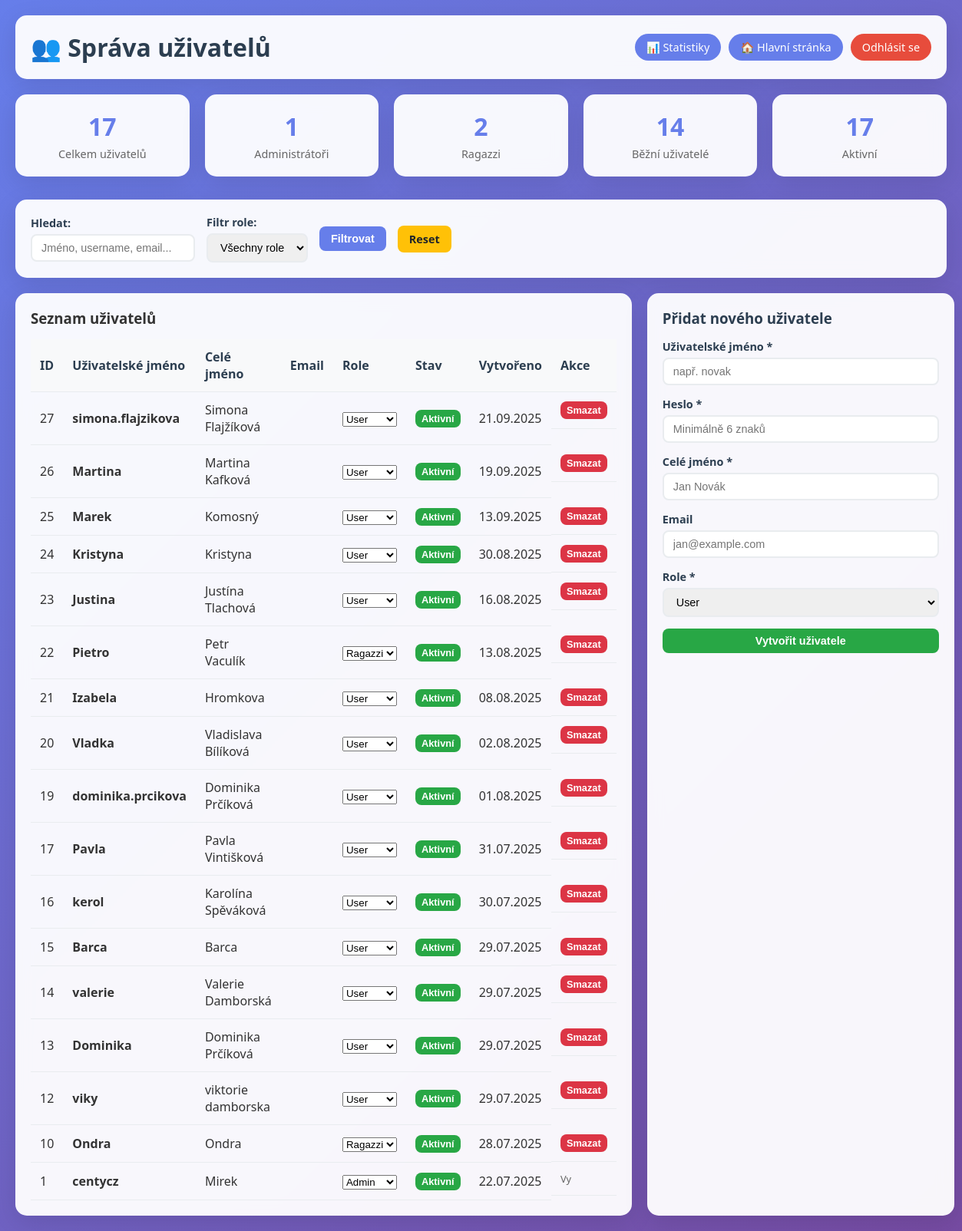
The page /admin/users_management.php (signed in) on the database its author committed.
### tables this page shows
CREATE TABLE `order_users` (
  `id` int(11) NOT NULL,
  `username` varchar(50) NOT NULL,
  `password_hash` varchar(255) NOT NULL,
  `full_name` varchar(100) DEFAULT NULL,
  `is_admin` tinyint(1) DEFAULT 0,
  `created_at` timestamp NULL DEFAULT current_timestamp(),
  `user_role` enum('admin','ragazzi','user') DEFAULT 'user',
  `is_active` tinyint(1) DEFAULT 1,
  `email` varchar(255) DEFAULT NULL
);

### admin/users_management.php (the view, shortened to what this page needs)
<?php
try {
    $pdo = new PDO('mysql:host=127.0.0.1;dbname=pizza_orders;charset=utf8mb4', 'pizza_user', 'pizza');
    $pdo->setAttribute(PDO::ATTR_ERRMODE, PDO::ERRMODE_EXCEPTION);
    $pdo->setAttribute(PDO::ATTR_DEFAULT_FETCH_MODE, PDO::FETCH_ASSOC);
} catch(PDOException $e) {
    die("Databáze není dostupná: " . $e->getMessage());
}
$search = $_GET['search'] ?? '';
$where_conditions = [];
$params = [];
$where_sql = $where_conditions ? 'WHERE ' . implode(' AND ', $where_conditions) : '';
try {
    $columns = $pdo->query("SHOW COLUMNS FROM order_users")->fetchAll(PDO::FETCH_COLUMN);
    $has_is_active = in_array('is_active', $columns);
    $has_email = in_array('email', $columns);
    $has_created_at = in_array('created_at', $columns);
    $has_user_role = in_array('user_role', $columns);
    $select_columns = "id, username, full_name";
    if ($has_email) $select_columns .= ", email";
    if ($has_user_role) $select_columns .= ", user_role";
    else $select_columns .= ", CASE WHEN is_admin = 1 THEN 'admin' ELSE 'user' END as user_role";
    if ($has_is_active) $select_columns .= ", is_active";
    else $select_columns .= ", 1 as is_active";
    if ($has_created_at) $select_columns .= ", created_at";
    else $select_columns .= ", NOW() as created_at";
    $select_columns .= ", is_admin";
    $stmt = $pdo->prepare("SELECT $select_columns FROM order_users $where_sql ORDER BY " .
                         ($has_created_at ? "created_at" : "username") . " DESC");
    $stmt->execute($params);
    $users = $stmt->fetchAll();
} catch (PDOException $e) {
    $error = 'Chyba při načítání uživatelů: ' . $e->getMessage();
    $users = [];
}
?>
<!DOCTYPE html>
<html lang="cs">
<head>
</head>
<body>
    <div class="container">
        <div class="header">
            <h1>👥 Správa uživatelů</h1>
            <div class="nav-links">
                <a href="../protected_statistics.php">📊 Statistiky</a>
                <a href="../index.php">🏠 Hlavní stránka</a>
                <a href="../auth_check.php?logout=1" class="danger">Odhlásit se</a>
            </div>
        </div>
        <div class="stats-cards">
            <?php
            try {
                $columns = $pdo->query("SHOW COLUMNS FROM order_users")->fetchAll(PDO::FETCH_COLUMN);
                $has_user_role = in_array('user_role', $columns);
                $has_is_active = in_array('is_active', $columns);
                if ($has_user_role && $has_is_active) {
                    $stmt = $pdo->query("SELECT
                        COUNT(*) as total,
                        SUM(CASE WHEN user_role = 'admin' THEN 1 ELSE 0 END) as admins,
                        SUM(CASE WHEN user_role = 'ragazzi' THEN 1 ELSE 0 END) as ragazzi,
                        SUM(CASE WHEN user_role = 'user' THEN 1 ELSE 0 END) as users,
                        SUM(CASE WHEN is_active = 1 THEN 1 ELSE 0 END) as active
                    FROM order_users");
                }
                $stats = $stmt->fetch();
            } catch (PDOException $e) {
                $stats = ['total' => 0, 'admins' => 0, 'ragazzi' => 0, 'users' => 0, 'active' => 0];
            }
            ?>
            <div class="stat-card">
                <div class="stat-number"><?= $stats['total'] ?></div>
                <div class="stat-label">Celkem uživatelů</div>
            </div>
            <div class="stat-card">
                <div class="stat-number"><?= $stats['admins'] ?></div>
                <div class="stat-label">Administrátoři</div>
            </div>
            <div class="stat-card">
                <div class="stat-number"><?= $stats['ragazzi'] ?></div>
                <div class="stat-label">Ragazzi</div>
            </div>
            <div class="stat-card">
                <div class="stat-number"><?= $stats['users'] ?></div>
                <div class="stat-label">Běžní uživatelé</div>
            </div>
            <div class="stat-card">
                <div class="stat-number"><?= $stats['active'] ?></div>
                <div class="stat-label">Aktivní</div>
            </div>
        </div>
        <div class="controls">
            <form method="GET" class="controls-row">
                <div class="form-group">
                    <label for="search">Hledat:</label>
                    <input type="text" id="search" name="search" value="<?= htmlspecialchars($search) ?>" placeholder="Jméno, username, email...">
                </div>
                <div class="form-group">
                    <label for="role">Filtr role:</label>
                    <select id="role" name="role">
                        <option value="">Všechny role</option>
                    </select>
                </div>
                <button type="submit" class="btn btn-primary">Filtrovat</button>
                <a href="users_management.php" class="btn btn-warning">Reset</a>
            </form>
        </div>
        <div class="main-content">
            <div class="users-table-container">
                <h3>Seznam uživatelů</h3>
                <table class="users-table">
                    <thead>
                        <tr>
                            <th>ID</th>
                            <th>Uživatelské jméno</th>
                            <th>Celé jméno</th>
                            <th>Email</th>
                            <th>Role</th>
                            <th>Stav</th>
                            <th>Vytvořeno</th>
                            <th>Akce</th>
                        </tr>
                    </thead>
                    <tbody>
                        <?php foreach ($users as $user): ?>
                        <tr data-user-id="<?= $user['id'] ?>">
                            <td><?= $user['id'] ?></td>
                            <td><strong><?= htmlspecialchars($user['username']) ?></strong></td>
                            <td><?= htmlspecialchars($user['full_name']) ?></td>
                            <td><?= htmlspecialchars($user['email'] ?? '') ?></td>
                            <td>
                                <select class="role-select" data-user-id="<?= $user['id'] ?>">
                                    <option value="admin" <?= $user['user_role'] === 'admin' ? 'selected' : '' ?>>Admin</option>
                                    <option value="ragazzi" <?= $user['user_role'] === 'ragazzi' ? 'selected' : '' ?>>Ragazzi</option>
                                    <option value="user" <?= $user['user_role'] === 'user' ? 'selected' : '' ?>>User</option>
                                </select>
                            </td>
                            <td>
                                <button class="status-toggle btn btn-sm <?= ($user['is_active'] ?? 1) ? 'btn-success' : 'btn-danger' ?>"
                                        data-user-id="<?= $user['id'] ?>"
                                        data-status="<?= ($user['is_active'] ?? 1) ? 'active' : 'inactive' ?>">
                                    <?= ($user['is_active'] ?? 1) ? 'Aktivní' : 'Neaktivní' ?>
                                </button>
                            </td>
                            <td><?= date('d.m.Y', strtotime($user['created_at'] ?? 'now')) ?></td>
                            <td class="actions">
                                <?php if ($user['id'] != $_SESSION['order_user_id']): ?>
                                <button class="btn btn-danger btn-sm delete-user" data-user-id="<?= $user['id'] ?>" data-username="<?= htmlspecialchars($user['username']) ?>">
                                    Smazat
                                </button>
                                <?php else: ?>
                                <span style="color: #666; font-size: 0.8rem;">Vy</span>
                                <?php endif; ?>
                            </td>
                        </tr>
                        <?php endforeach; ?>
                    </tbody>
                </table>
            </div>
            <div class="add-user-form">
                <h3>Přidat nového uživatele</h3>
                <form method="POST">
                    <div class="form-group">
                        <label for="username">Uživatelské jméno *</label>
                        <input type="text" id="username" name="username" required placeholder="např. novak">
                    </div>
                    <div class="form-group">
                        <label for="password">Heslo *</label>
                        <input type="password" id="password" name="password" required placeholder="Minimálně 6 znaků">
                    </div>
                    <div class="form-group">
                        <label for="full_name">Celé jméno *</label>
                        <input type="text" id="full_name" name="full_name" required placeholder="Jan Novák">
                    </div>
                    <div class="form-group">
                        <label for="email">Email</label>
                        <input type="email" id="email" name="email" placeholder="jan@example.com">
                    </div>
                    <div class="form-group">
                        <label for="role">Role *</label>
                        <select id="role" name="role" required>
                            <option value="user">User</option>
                        </select>
                    </div>
                    <button type="submit" class="btn btn-success" style="width: 100%;">
                        Vytvořit uživatele
                    </button>
                </form>
            </div>
        </div>
    </div>
</body>
</html>

### admin/users_management.php (style rules this page uses)
* { margin: 0; padding: 0; box-sizing: border-box; }
body { font-family: 'Segoe UI', Tahoma, Geneva, Verdana, sans-serif; background: linear-gradient(135deg, #667eea 0%, #764ba2 100%); min-height: 100vh; color: #333; }
.container { max-width: 1400px; margin: 0 auto; padding: 20px; }
.header { background: rgba(255,255,255,0.95); border-radius: 15px; padding: 20px; margin-bottom: 20px; box-shadow: 0 8px 32px rgba(0,0,0,0.1); backdrop-filter: blur(10px); display: flex; justify-content: space-between; align-items: center; }
.header h1 { color: #2c3e50; display: flex; align-items: center; gap: 10px; }
.nav-links { display: flex; gap: 10px; }
.nav-links a { background: #667eea; color: white; text-decoration: none; padding: 8px 15px; border-radius: 20px; font-size: 0.9rem; transition: background 0.3s; }
.nav-links a.danger { background: #e74c3c; }
.stats-cards { display: grid; grid-template-columns: repeat(auto-fit, minmax(200px, 1fr)); gap: 20px; margin-bottom: 30px; }
.stat-card { background: rgba(255,255,255,0.95); border-radius: 15px; padding: 20px; text-align: center; box-shadow: 0 8px 32px rgba(0,0,0,0.1); backdrop-filter: blur(10px); }
.stat-number { font-size: 2rem; font-weight: bold; color: #667eea; margin-bottom: 5px; }
.stat-label { color: #666; font-size: 0.9rem; }
.controls { background: rgba(255,255,255,0.95); border-radius: 15px; padding: 20px; margin-bottom: 20px; box-shadow: 0 8px 32px rgba(0,0,0,0.1); backdrop-filter: blur(10px); }
.controls-row { display: flex; gap: 15px; align-items: center; flex-wrap: wrap; }
.form-group { display: flex; flex-direction: column; gap: 5px; }
.form-group label { font-weight: 600; color: #2c3e50; font-size: 0.9rem; }
.form-group input, .form-group select { padding: 8px 12px; border: 2px solid #e9ecef; border-radius: 8px; font-size: 0.9rem; transition: border-color 0.2s; }
.btn { padding: 8px 15px; border: none; border-radius: 8px; font-size: 0.9rem; font-weight: 600; cursor: pointer; text-decoration: none; display: inline-block; transition: background 0.2s; }
.btn-primary { background: #667eea; color: white; }
.btn-success { background: #28a745; color: white; }
.btn-warning { background: #ffc107; color: #212529; }
.btn-danger { background: #dc3545; color: white; }
.btn-sm { padding: 4px 8px; font-size: 0.8rem; }
.main-content { display: grid; grid-template-columns: 1fr 400px; gap: 20px; }
.users-table-container { background: rgba(255,255,255,0.95); border-radius: 15px; padding: 20px; box-shadow: 0 8px 32px rgba(0,0,0,0.1); backdrop-filter: blur(10px); }
.users-table { width: 100%; border-collapse: collapse; margin-top: 15px; }
.users-table th, .users-table td { padding: 12px; text-align: left; border-bottom: 1px solid #e9ecef; }
.users-table th { background: #f8f9fa; font-weight: 600; color: #2c3e50; }
.add-user-form { background: rgba(255,255,255,0.95); border-radius: 15px; padding: 20px; box-shadow: 0 8px 32px rgba(0,0,0,0.1); backdrop-filter: blur(10px); }
.add-user-form h3 { color: #2c3e50; margin-bottom: 15px; }
.add-user-form .form-group { margin-bottom: 15px; }
.add-user-form .form-group input, .add-user-form .form-group select { width: 100%; }
.actions { display: flex; gap: 5px; }

### rows shown on the page
order_users: id "27", username "simona.flajzikova", full_name "Simona Flajžíková", user_role+id "User", is_active "Aktivní", created_at "21.09.2025"
order_users: id "26", username "Martina", full_name "Martina Kafková", user_role+id "User", is_active "Aktivní", created_at "19.09.2025"
order_users: id "25", username "Marek", full_name "Komosný", user_role+id "User", is_active "Aktivní", created_at "13.09.2025"
order_users: id "24", username "Kristyna", full_name "Kristyna", user_role+id "User", is_active "Aktivní", created_at "30.08.2025"
order_users: id "23", username "Justina", full_name "Justína Tlachová", user_role+id "User", is_active "Aktivní", created_at "16.08.2025"
order_users: id "22", username "Pietro", full_name "Petr Vaculík", user_role+id "Ragazzi", is_active "Aktivní", created_at "13.08.2025"
order_users: id "21", username "Izabela", full_name "Hromkova", user_role+id "User", is_active "Aktivní", created_at "08.08.2025"
order_users: id "20", username "Vladka", full_name "Vladislava Bílíková", user_role+id "User", is_active "Aktivní", created_at "02.08.2025"
order_users: id "19", username "dominika.prcikova", full_name "Dominika Prčíková", user_role+id "User", is_active "Aktivní", created_at "01.08.2025"
order_users: id "17", username "Pavla", full_name "Pavla Vintišková", user_role+id "User", is_active "Aktivní", created_at "31.07.2025"
order_users: id "16", username "kerol", full_name "Karolína Spěváková", user_role+id "User", is_active "Aktivní", created_at "30.07.2025"
order_users: id "15", username "Barca", full_name "Barca", user_role+id "User", is_active "Aktivní", created_at "29.07.2025"
order_users: id "14", username "valerie", full_name "Valerie Damborská", user_role+id "User", is_active "Aktivní", created_at "29.07.2025"
order_users: id "13", username "Dominika", full_name "Dominika Prčíková", user_role+id "User", is_active "Aktivní", created_at "29.07.2025"
order_users: id "12", username "viky", full_name "viktorie damborska", user_role+id "User", is_active "Aktivní", created_at "29.07.2025"
order_users: id "10", username "Ondra", full_name "Ondra", user_role+id "Ragazzi", is_active "Aktivní", created_at "28.07.2025"
order_users: id "1", username "centycz", full_name "Mirek", user_role+id "Admin", is_active "Aktivní", created_at "22.07.2025", shows "Vy"

### other values the page prints
$stats['total'] "17"
$stats['admins'] "1"
$stats['ragazzi'] "2"
$stats['users'] "14"
$stats['active'] "17"
